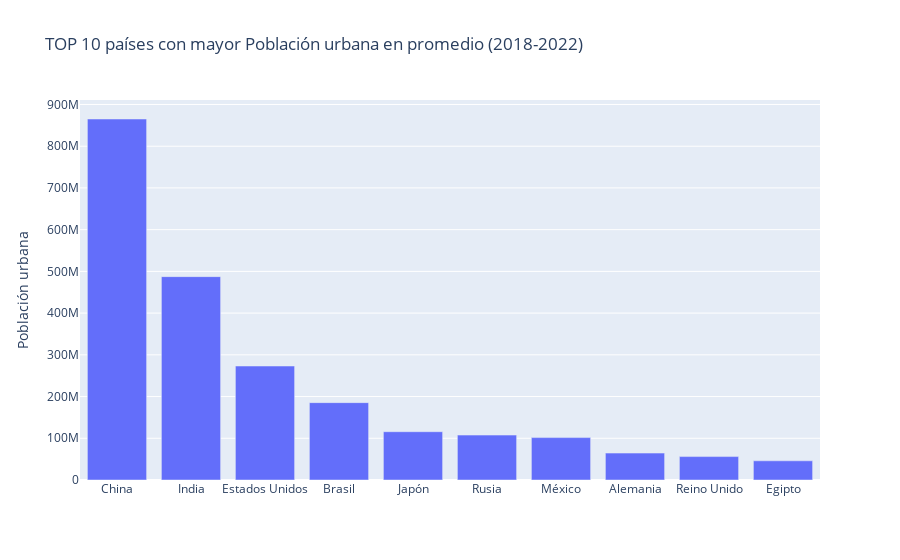

The cell this chart's notebook holds for it:
### Code cell
fig = px.bar(top_paises, title="TOP 10 países con mayor Población urbana en promedio (2018-2022)", y="Población urbana")
fig.update_xaxes(title_text="")
fig.show()

### Figure 1 — Plotly figure (JSON) as saved in the notebook; plotly's stock layout.template omitted (floating-point values rounded to 4 significant figures)
{"data": [{"alignmentgroup": "True", "hovertemplate": "país Name=%{x}<br>Población urbana=%{y}<extra></extra>", "legendgroup": "", "marker": {"color": "#636efa", "pattern": {"shape": ""}}, "name": "", "offsetgroup": "", "orientation": "v", "showlegend": false, "textposition": "auto", "type": "bar", "x": ["China", "India", "Estados Unidos", "Brasil", "Japón", "Rusia", "México", "Alemania", "Reino Unido", "Egipto"], "xaxis": "x", "y": [865200000.0, 487400000.0, 273139089, 185400000.0, 115700000.0, 107700000.0, 101600000.0, 64520000.0, 56110000.0, 45986039], "yaxis": "y"}], "layout": {"barmode": "relative", "legend": {"tracegroupgap": 0}, "title": {"text": "TOP 10 países con mayor Población urbana en promedio (2018-2022)"}, "xaxis": {"anchor": "y", "domain": [0, 1], "title": {"text": ""}}, "yaxis": {"anchor": "x", "domain": [0, 1], "title": {"text": "Población urbana"}}}}
